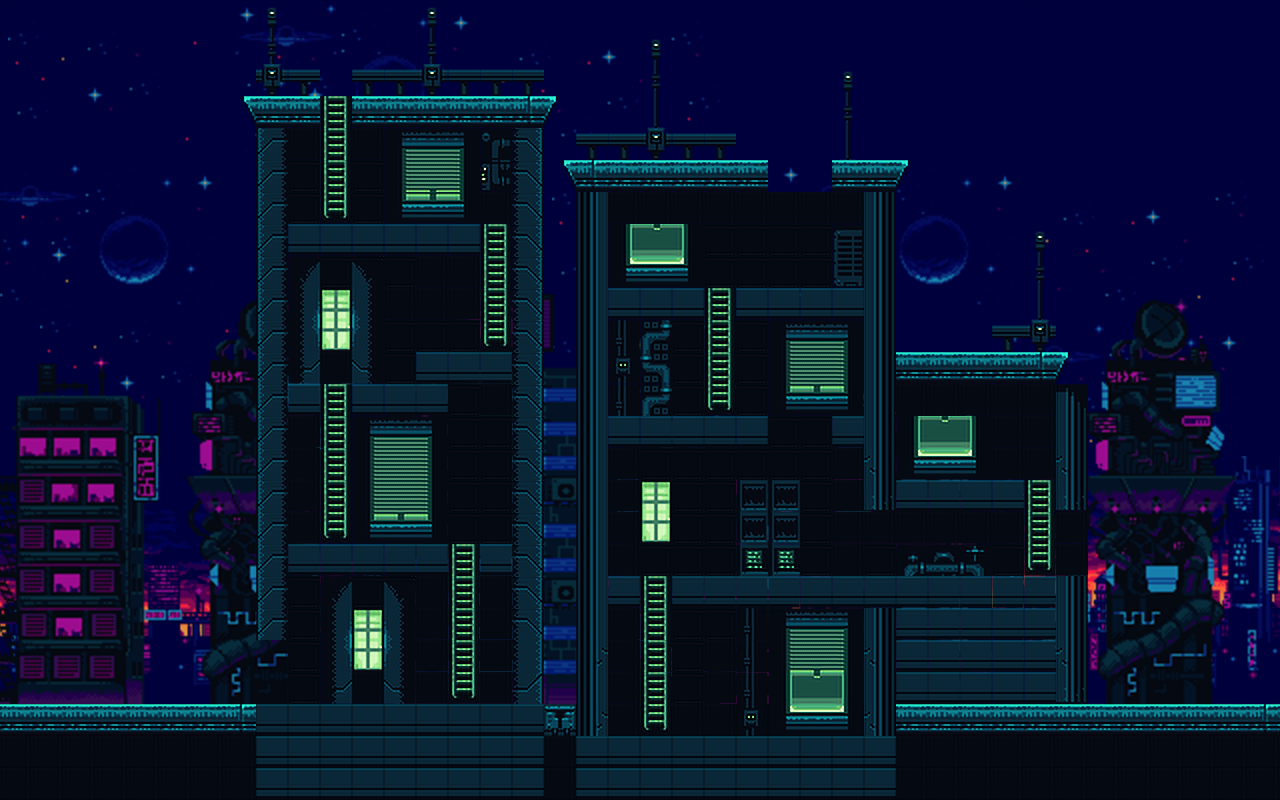

A 2D game scene composited from a Tiled map and its tileset images. What follows is a short description and the map's XML, with each tile layer's data collapsed to a summary:
An orthogonal 40x25 tile map with 32x32 px tiles, 6 tile layers (bg1, bg2, bg3, bg4, ...), 5 tilesets and 4 objects (start, e1, e2, box1).

<map version="1.9" tiledversion="1.9.2" orientation="orthogonal" renderorder="right-down" width="40" height="25" tilewidth="32" tileheight="32" infinite="0" nextlayerid="18" nextobjectid="6">
 <editorsettings>
  <export target="map.tmj" format="json" />
 </editorsettings>
 <tileset firstgid="1" name="bg1" tilewidth="32" tileheight="32" tilecount="900" columns="36">
  <image source="bg1.png" width="1182" height="800" />
 </tileset>
 <tileset firstgid="901" name="bg2" tilewidth="32" tileheight="32" tilecount="900" columns="36">
  <image source="bg2.png" width="1182" height="800" />
 </tileset>
 <tileset firstgid="1801" name="bg3" tilewidth="32" tileheight="32" tilecount="900" columns="36">
  <image source="bg3.png" width="1182" height="800" />
 </tileset>
 <tileset firstgid="2701" name="planet" tilewidth="32" tileheight="32" tilecount="900" columns="36">
  <image source="planet.png" width="1182" height="800" />
 </tileset>
 <tileset firstgid="3601" name="tileset" tilewidth="32" tileheight="32" tilecount="384" columns="24">
  <image source="tileset.png" width="768" height="512" />
  <tile id="25">
   <properties>
    <property name="wall" type="bool" value="true" />
   </properties>
  </tile>
  <tile id="31">
   <properties>
    <property name="wall" type="bool" value="true" />
   </properties>
  </tile>
  <tile id="33">
   <properties>
    <property name="wall" type="bool" value="true" />
   </properties>
  </tile>
  <tile id="34">
   <properties>
    <property name="wall" type="bool" value="true" />
   </properties>
  </tile>
  <tile id="36">
   <properties>
    <property name="wall" type="bool" value="true" />
   </properties>
  </tile>
  <tile id="42">
   <properties>
    <property name="wall" type="bool" value="true" />
   </properties>
  </tile>
  <tile id="43">
   <properties>
    <property name="wall" type="bool" value="true" />
   </properties>
  </tile>
  <tile id="45">
   <properties>
    <property name="wall" type="bool" value="true" />
   </properties>
  </tile>
  <tile id="49">
   <properties>
    <property name="wall" type="bool" value="true" />
   </properties>
  </tile>
  <tile id="55">
   <properties>
    <property name="wall" type="bool" value="true" />
   </properties>
  </tile>
  <tile id="57">
   <properties>
    <property name="wall" type="bool" value="true" />
   </properties>
  </tile>
  <tile id="58">
   <properties>
    <property name="wall" type="bool" value="true" />
   </properties>
  </tile>
  <tile id="60">
   <properties>
    <property name="wall" type="bool" value="true" />
   </properties>
  </tile>
  <tile id="66">
   <properties>
    <property name="wall" type="bool" value="true" />
   </properties>
  </tile>
  <tile id="67">
   <properties>
    <property name="wall" type="bool" value="true" />
   </properties>
  </tile>
  <tile id="73">
   <properties>
    <property name="wall" type="bool" value="true" />
   </properties>
  </tile>
  <tile id="79">
   <properties>
    <property name="wall" type="bool" value="true" />
   </properties>
  </tile>
  <tile id="81">
   <properties>
    <property name="wall" type="bool" value="true" />
   </properties>
  </tile>
  <tile id="82">
   <properties>
    <property name="wall" type="bool" value="true" />
   </properties>
  </tile>
  <tile id="84">
   <properties>
    <property name="wall" type="bool" value="true" />
   </properties>
  </tile>
  <tile id="90">
   <properties>
    <property name="wall" type="bool" value="true" />
   </properties>
  </tile>
  <tile id="91">
   <properties>
    <property name="wall" type="bool" value="true" />
   </properties>
  </tile>
  <tile id="105">
   <properties>
    <property name="wall" type="bool" value="true" />
   </properties>
  </tile>
  <tile id="106">
   <properties>
    <property name="wall" type="bool" value="true" />
   </properties>
  </tile>
  <tile id="108">
   <properties>
    <property name="wall" type="bool" value="true" />
   </properties>
  </tile>
  <tile id="114">
   <properties>
    <property name="wall" type="bool" value="true" />
   </properties>
  </tile>
  <tile id="115">
   <properties>
    <property name="wall" type="bool" value="true" />
   </properties>
  </tile>
  <tile id="146">
   <properties>
    <property name="ladder" type="bool" value="true" />
   </properties>
  </tile>
  <tile id="170">
   <properties>
    <property name="ladder" type="bool" value="true" />
   </properties>
  </tile>
  <tile id="270">
   <properties>
    <property name="wall" type="bool" value="true" />
   </properties>
  </tile>
  <tile id="271">
   <properties>
    <property name="wall" type="bool" value="true" />
   </properties>
  </tile>
  <tile id="272">
   <properties>
    <property name="wall" type="bool" value="true" />
   </properties>
  </tile>
  <tile id="273">
   <properties>
    <property name="wall" type="bool" value="true" />
   </properties>
  </tile>
 </tileset>
 <layer id="1" name="bg1" width="40" height="25">
  <data>[1000 cells, 880 non-empty, 657 distinct tile ids]</data>
 </layer>
 <layer id="4" name="bg2" width="40" height="25">
  <data>[1000 cells, 424 non-empty, 352 distinct tile ids]</data>
 </layer>
 <layer id="11" name="bg3" width="40" height="25">
  <data>[1000 cells, 407 non-empty, 115 distinct tile ids]</data>
 </layer>
 <layer id="5" name="bg4" width="40" height="25">
  <data>[1000 cells, 551 non-empty, 460 distinct tile ids]</data>
 </layer>
 <layer id="7" name="building" width="40" height="25">
  <data>[1000 cells, 525 non-empty, 70 distinct tile ids]</data>
 </layer>
 <layer id="17" name="ladder" width="40" height="25">
  <data>[1000 cells, 30 non-empty, 2 distinct tile ids]</data>
 </layer>
 <objectgroup id="12" name="objectLayer">
  <object id="1" name="start" x="27.3833" y="624.721">
   <point />
  </object>
  <object id="2" name="e1" x="400" y="177">
   <point />
  </object>
  <object id="3" name="e2" x="442" y="476">
   <point />
  </object>
  <object id="4" name="box1" x="399.583" y="529.52">
   <point />
  </object>
 </objectgroup>
</map>
